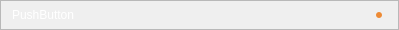
<?xml version="1.0" encoding="UTF-8"?>
<ui version="4.0">
 <class>Form</class>
 <widget class="QWidget" name="Form">
  <property name="geometry">
   <rect>
    <x>0</x>
    <y>0</y>
    <width>399</width>
    <height>30</height>
   </rect>
  </property>
  <property name="windowTitle">
   <string>Form</string>
  </property>
  <layout class="QVBoxLayout" name="verticalLayout">
   <property name="spacing">
    <number>0</number>
   </property>
   <property name="leftMargin">
    <number>0</number>
   </property>
   <property name="topMargin">
    <number>0</number>
   </property>
   <property name="rightMargin">
    <number>0</number>
   </property>
   <property name="bottomMargin">
    <number>0</number>
   </property>
   <item>
    <widget class="QFrame" name="frame">
     <property name="frameShape">
      <enum>QFrame::StyledPanel</enum>
     </property>
     <property name="frameShadow">
      <enum>QFrame::Raised</enum>
     </property>
     <layout class="QHBoxLayout" name="horizontalLayout" stretch="1,0">
      <property name="spacing">
       <number>4</number>
      </property>
      <property name="leftMargin">
       <number>6</number>
      </property>
      <property name="topMargin">
       <number>0</number>
      </property>
      <property name="rightMargin">
       <number>16</number>
      </property>
      <property name="bottomMargin">
       <number>0</number>
      </property>
      <item>
       <widget class="QPushButton" name="notifButton">
        <property name="minimumSize">
         <size>
          <width>0</width>
          <height>25</height>
         </size>
        </property>
        <property name="maximumSize">
         <size>
          <width>16777215</width>
          <height>25</height>
         </size>
        </property>
        <property name="styleSheet">
         <string notr="true">QPushButton {background-color: transparent; color: white; border-radius: 6px; text-align: left; padding-left: 5px}
QPushButton:pressed {background-color: rgb(145,145,145); color: white; border-radius: 6px; text-align: left; padding-left: 5px}

</string>
        </property>
        <property name="text">
         <string>PushButton</string>
        </property>
       </widget>
      </item>
      <item alignment="Qt::AlignRight">
       <widget class="QWidget" name="Indicator" native="true">
        <property name="minimumSize">
         <size>
          <width>6</width>
          <height>6</height>
         </size>
        </property>
        <property name="maximumSize">
         <size>
          <width>6</width>
          <height>6</height>
         </size>
        </property>
        <property name="styleSheet">
         <string notr="true">QWidget {background-color: rgb(237, 138, 52); border-radius: 3px}</string>
        </property>
       </widget>
      </item>
     </layout>
    </widget>
   </item>
  </layout>
 </widget>
 <resources/>
 <connections/>
</ui>
